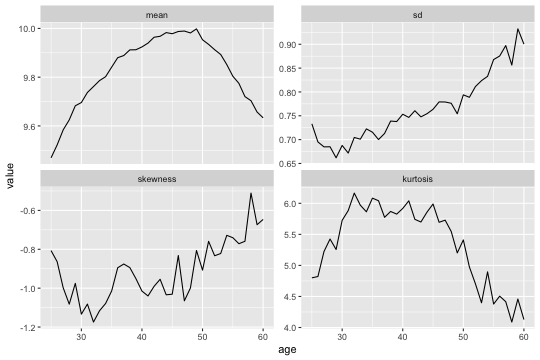

R code for this plot:
library(haven)
library(tidyverse)
library(moments)
library(plm)

# model periods
setwd("/Users/vonhafften/Documents/UW Madison/problem_sets/econ_810a/ps4/")

psid <- read_dta("../ps1/pequiv_long.dta")

# sample
# between 1978 and 1997
# between 25 and 55 (=25+30)
# income between 1000 and 150,000
sample <- psid %>% 
  transmute(id = x11101LL,
            year,
            age = d11101,
            cohort = year - age,
            income = i11103,
            is_seo = x11104LL == 12) %>%
  filter(year >= 1978,
         year <= 1997,
         !is_seo, 
         age >= 25,
         age <= 25+35,
         income > 1000) %>%
  mutate(log_income = log(income))

# Estimate fixed effects for age and cohort
ols <- sample %>%
  lm(log_income ~ factor(age) + factor(year) - 1, data = .)

summary(ols)

# set all years to base year to remove year effects
sample$year <- 1978

# use ols to predict log_income
sample$log_income_hat <- predict(ols, sample) + ols$residuals

annual_summary <- sample %>%
  group_by(age) %>%
  summarize(mean = mean(log_income_hat),
            sd = sd(log_income_hat),
            skewness = skewness(log_income_hat),
            kurtosis = kurtosis(log_income_hat)) %>%
  pivot_longer(-age) %>%
  mutate(name = factor(name, levels = c("mean", "sd", "skewness", "kurtosis")))

png("part_1.png", height = 360, width = 540)

annual_summary %>%
  ggplot(aes(x=age, y=value)) + 
  geom_line() +
  facet_wrap(~name, scales = "free_y")

dev.off() 

